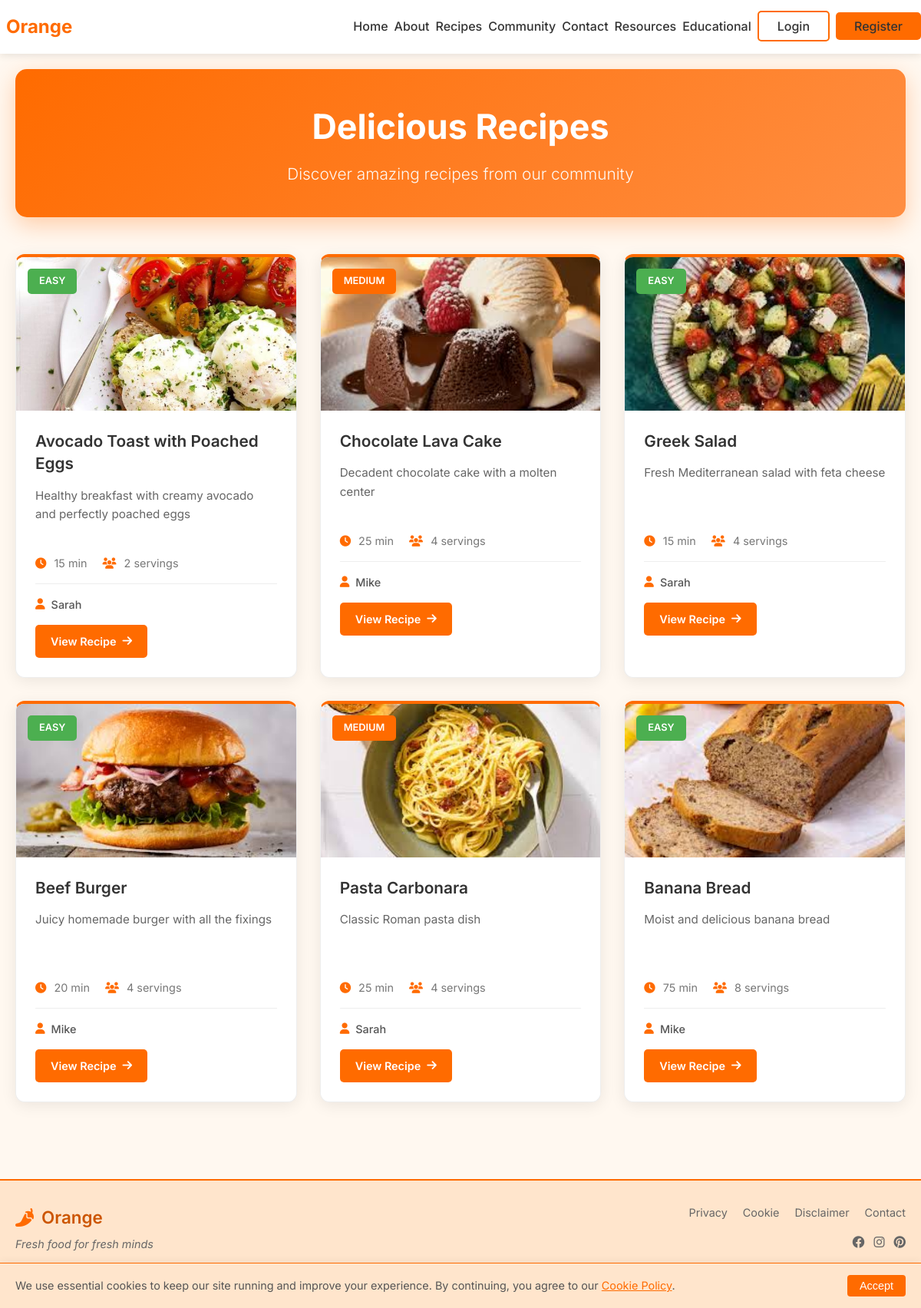
Page /recipes.php on the committed database.
### tables this page shows
CREATE TABLE `recipes` (
  `id` int(11) NOT NULL,
  `user_id` int(11) NOT NULL,
  `title` varchar(200) NOT NULL,
  `description` text DEFAULT NULL,
  `ingredients` text NOT NULL,
  `instructions` text NOT NULL,
  `cooking_time` int(11) DEFAULT NULL,
  `servings` int(11) DEFAULT NULL,
  `difficulty_level` enum('Easy','Medium','Hard') DEFAULT NULL,
  `cuisine_type` varchar(50) DEFAULT NULL,
  `dietary_preference` varchar(50) DEFAULT NULL,
  `featured_image` varchar(255) DEFAULT NULL,
  `views` int(11) DEFAULT 0,
  `is_featured` tinyint(1) DEFAULT 0,
  `created_at` timestamp NOT NULL DEFAULT current_timestamp(),
  `updated_at` timestamp NOT NULL DEFAULT current_timestamp() ON UPDATE current_timestamp()
);

CREATE TABLE `users` (
  `id` int(11) NOT NULL,
  `first_name` varchar(50) NOT NULL,
  `last_name` varchar(50) NOT NULL,
  `email` varchar(100) NOT NULL,
  `password` varchar(255) NOT NULL,
  `bio` text DEFAULT NULL,
  `failed_attempts` int(11) DEFAULT 0,
  `locked_until` datetime DEFAULT NULL,
  `is_admin` tinyint(1) DEFAULT 0,
  `created_at` timestamp NOT NULL DEFAULT current_timestamp(),
  `updated_at` timestamp NOT NULL DEFAULT current_timestamp() ON UPDATE current_timestamp()
);

### recipes.php (the view, shortened to what this page needs)
<?php
include 'includes/header.php';
$database = new Database();
$db = $database->getConnection();
try {
    $query = "SELECT r.*, u.first_name, u.last_name
              FROM recipes r
              LEFT JOIN users u ON r.user_id = u.id
              ORDER BY r.created_at DESC
              LIMIT 9";
    $stmt = $db->prepare($query);
    $stmt->execute();
    $recipes = $stmt->fetchAll(PDO::FETCH_ASSOC);
} catch (PDOException $e) {
    echo '<div class="container">';
    echo '<div class="alert alert-danger">';
    echo '<p>Sorry, there was an error loading recipes.</p>';
    echo '</div>';
    echo '</div>';
    $recipes = [];
    include 'includes/footer.php';
    exit();
}
?>
<div class="container">
    <div class="recipes-header">
        <h1>Delicious Recipes</h1>
        <p>Discover amazing recipes from our community</p>
    </div>
    <?php if (count($recipes) > 0): ?>
        <div class="recipes-grid">
            <?php foreach ($recipes as $recipe): ?>
            <div class="recipe-card">
                <div class="recipe-image">
                    <?php if (!empty($recipe['featured_image'])): ?>
                        <img src="<?php echo htmlspecialchars($recipe['featured_image']); ?>"
                             alt="<?php echo htmlspecialchars($recipe['title']); ?>"
                             onerror="this.src='https://images.unsplash.com/photo-1490818387583-1baba5e638af?w=400&auto=format&fit=crop'">
                    <?php else: ?>
                        <img src="https://images.unsplash.com/photo-1490818387583-1baba5e638af?w=400&auto=format&fit=crop"
                             alt="<?php echo htmlspecialchars($recipe['title']); ?>">
                    <?php endif; ?>
                    <?php if (!empty($recipe['difficulty_level'])): ?>
                        <span class="difficulty <?php echo strtolower($recipe['difficulty_level']); ?>">
                            <?php echo htmlspecialchars($recipe['difficulty_level']); ?>
                        </span>
                    <?php endif; ?>
                </div>
                <div class="recipe-content">
                    <h3><?php echo htmlspecialchars($recipe['title']); ?></h3>
                    <p class="recipe-desc">
                        <?php
                        $desc = !empty($recipe['description']) ? $recipe['description'] : 'A delicious recipe';
                        echo htmlspecialchars(substr($desc, 0, 120)) . (strlen($desc) > 120 ? '...' : '');
                        ?>
                    </p>
                    <div class="recipe-meta">
                        <span><i class="fas fa-clock"></i> <?php echo (int)($recipe['cooking_time'] ?? 30); ?> min</span>
                        <span><i class="fas fa-users"></i> <?php echo (int)($recipe['servings'] ?? 4); ?> servings</span>
                    </div>
                    <div class="recipe-author">
                        <i class="fas fa-user"></i>
                        <?php echo htmlspecialchars($recipe['first_name'] ?? 'Chef'); ?>
                    </div>
                    <a href="recipe-detail.php?id=<?php echo (int)$recipe['id']; ?>" class="view-recipe-btn">
                        View Recipe <i class="fas fa-arrow-right"></i>
                    </a>
                </div>
            </div>
            <?php endforeach; ?>
        </div>
    <?php endif; ?>
</div>
<?php include 'includes/footer.php'; ?>

### assets/css/style.css (style rules this page uses)
:root { --primary-orange: #FF6B00; --orange-light: #FF8E42; --orange-dark: #CC5500; --orange-bright: #FFA500; --orange-subtle: #FFE5CC; --secondary-color: #FF9800; --accent-color: #FF5722; --text-dark: #333; --text-light: #666; --bg-light: #FFF8F0; --bg-white: #FFFFFF; --border-color: #E0E0E0; --success-color: #4CAF50; --error-color: #F44336; }
* { margin: 0; padding: 0; box-sizing: border-box; }
body { font-family: 'Inter', sans-serif; line-height: 1.6; color: var(--text-dark); background-color: var(--bg-light); min-height: 100vh; display: flex; flex-direction: column; }
.container { max-width: 1200px; margin: 0 auto; padding: 0 20px; width: 100%; }

### includes/header.php (style rules this page uses)
:root { --primary-orange: #FF6B00; --orange-light: #FF8E42; --orange-dark: #CC5500; --orange-bright: #FFA500; --orange-subtle: #FFE5CC; }

### recipes.php (style rules this page uses)
:root { --primary-orange: #FF6B00; --orange-light: #FF8E42; --orange-dark: #CC5500; --orange-bright: #FFA500; --orange-subtle: #FFE5CC; }
.recipes-header { text-align: center; padding: 2.5rem 0; margin-bottom: 3rem; background: linear-gradient(135deg, var(--primary-orange), var(--orange-light)); color: white; border-radius: 15px; box-shadow: 0 10px 30px rgba(255, 107, 0, 0.3); margin-top: 20px; }
.recipes-header h1 { color: white; font-size: 2.8rem; margin-bottom: 0.5rem; font-weight: 700; }
.recipes-header p { color: rgba(255,255,255,0.95); font-size: 1.3rem; margin-bottom: 0; font-weight: 300; max-width: 700px; margin: 0 auto; }
.recipes-grid { display: grid; grid-template-columns: repeat(3, 1fr); gap: 30px; margin-bottom: 50px; }
.recipe-card { background: white; border-radius: 12px; overflow: hidden; text-decoration: none; box-shadow: 0 4px 20px rgba(0,0,0,0.08); transition: all 0.3s ease; border: 1px solid #eee; display: block; border-top: 4px solid var(--primary-orange); }
.recipe-image { position: relative; height: 200px; overflow: hidden; }
.recipe-image img { width: 100%; height: 100%; object-fit: cover; transition: transform 0.5s ease; }
.difficulty { position: absolute; top: 15px; left: 15px; padding: 6px 15px; border-radius: 5px; font-size: 0.8rem; font-weight: 600; color: white; text-transform: uppercase; z-index: 2; }
.difficulty.easy { background: #4CAF50; }
.difficulty.medium { background: var(--primary-orange); }
.recipe-content { padding: 25px; }
.recipe-content h3 { font-size: 1.3rem; color: #333; margin: 0 0 15px 0; line-height: 1.4; font-weight: 600; }
.recipe-desc { color: #666; font-size: 0.95rem; line-height: 1.6; margin-bottom: 20px; min-height: 4.5em; }
.recipe-meta { display: flex; gap: 20px; margin-bottom: 15px; color: #777; font-size: 0.9rem; }
.recipe-meta i { margin-right: 6px; color: var(--primary-orange); }
.recipe-author { color: #555; font-size: 0.9rem; display: flex; align-items: center; gap: 8px; font-weight: 500; border-top: 1px solid #eee; padding-top: 15px; margin-bottom: 15px; }
.recipe-author i { color: var(--primary-orange); }
.view-recipe-btn { display: inline-flex; align-items: center; gap: 8px; background: var(--primary-orange); color: white; padding: 10px 20px; border-radius: 5px; text-decoration: none; font-weight: 600; font-size: 0.9rem; transition: all 0.3s; }

### includes/footer.php (style rules this page uses)
:root { --primary-orange: #FF6B00; --orange-light: #FF8E42; --orange-dark: #CC5500; --orange-bright: #FFA500; --orange-subtle: #FFE5CC; }

### rows in the picture
recipes: featured_image (picture), difficulty_level "EASY", title "Avocado Toast with Poached Eggs", description "Healthy breakfast with creamy avocado and perfectly poached eggs", cooking_time "15", servings "2", user.first_name "Sarah"
recipes: featured_image (picture), difficulty_level "MEDIUM", title "Chocolate Lava Cake", description "Decadent chocolate cake with a molten center", cooking_time "25", servings "4", user.first_name "Mike"
recipes: featured_image (picture), difficulty_level "EASY", title "Greek Salad", description "Fresh Mediterranean salad with feta cheese", cooking_time "15", servings "4", user.first_name "Sarah"
recipes: featured_image (picture), difficulty_level "EASY", title "Beef Burger", description "Juicy homemade burger with all the fixings", cooking_time "20", servings "4", user.first_name "Mike"
recipes: featured_image (picture), difficulty_level "MEDIUM", title "Pasta Carbonara", description "Classic Roman pasta dish", cooking_time "25", servings "4", user.first_name "Sarah"
recipes: featured_image (picture), difficulty_level "EASY", title "Banana Bread", description "Moist and delicious banana bread", cooking_time "75", servings "8", user.first_name "Mike"
